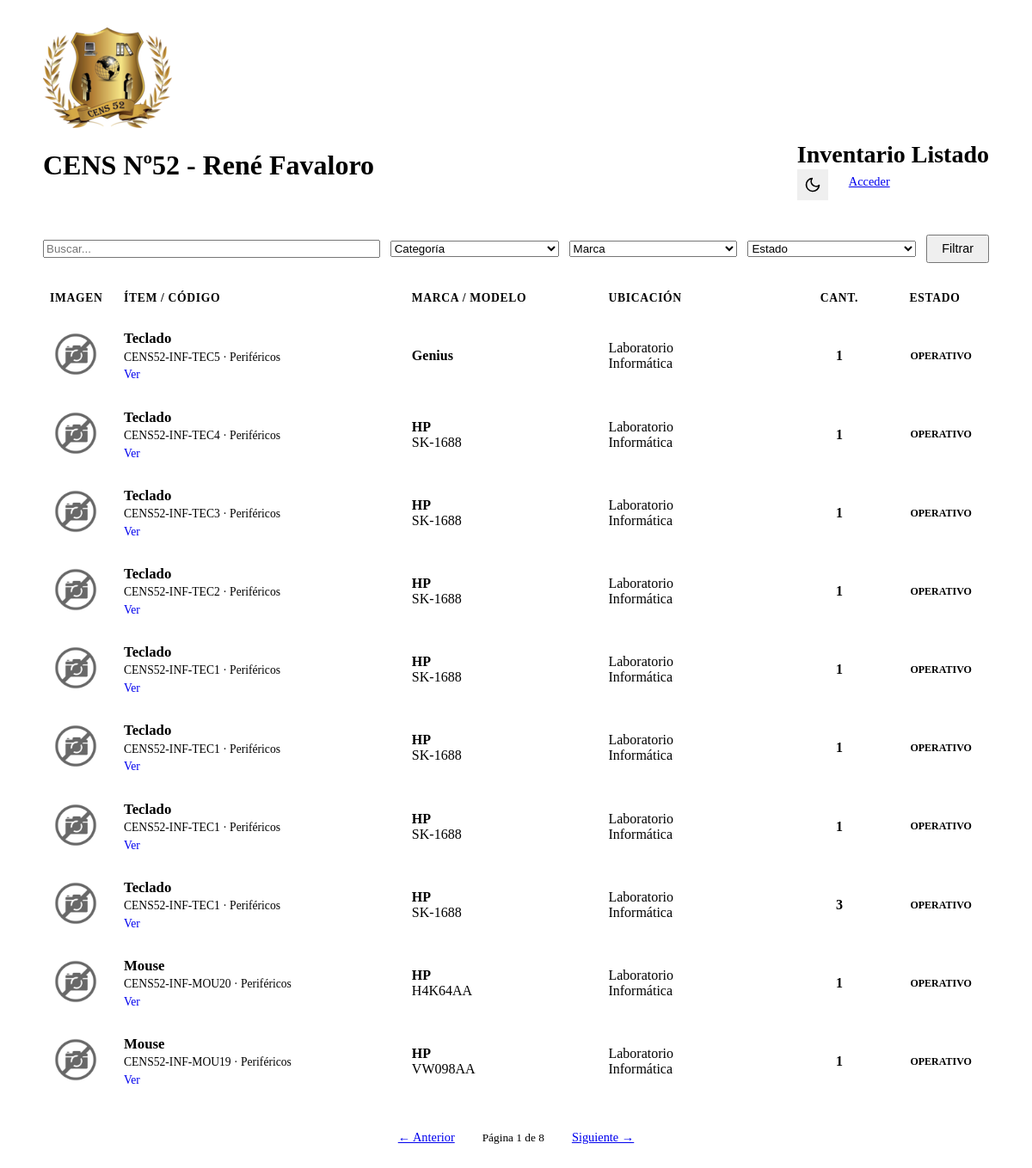
The page / on the database its author committed.
### tables this page shows
CREATE TABLE IF NOT EXISTS items (
  id                BIGINT UNSIGNED NOT NULL AUTO_INCREMENT,

   
  nombre            VARCHAR(160) NOT NULL,
  codigo            VARCHAR(64)  NOT NULL,
  marca_id          BIGINT UNSIGNED NULL,     
  modelo            VARCHAR(120) NULL,
  nro_serie         VARCHAR(160) NULL,
  cantidad          INT UNSIGNED NOT NULL DEFAULT 1,
  estado            VARCHAR(64)  NOT NULL DEFAULT 'operativo',  
  area_departamento VARCHAR(160) NULL,        
  fecha_alta        DATE         NULL,
  ubicacion         VARCHAR(160) NULL,
  descripcion       TEXT         NULL,
  categoria_id      BIGINT UNSIGNED NULL,     

   
  created_at        TIMESTAMP    NOT NULL DEFAULT CURRENT_TIMESTAMP,
  updated_at        TIMESTAMP    NOT NULL DEFAULT CURRENT_TIMESTAMP ON UPDATE CURRENT_TIMESTAMP,
  deleted_at        TIMESTAMP    NULL DEFAULT NULL,  

  CONSTRAINT pk_items PRIMARY KEY (id),
  CONSTRAINT fk_items_categoria FOREIGN KEY (categoria_id) REFERENCES categorias(id) ON UPDATE CASCADE ON DELETE SET NULL,
  CONSTRAINT fk_items_marca FOREIGN KEY (marca_id) REFERENCES marcas(id) ON UPDATE CASCADE ON DELETE SET NULL
);

CREATE TABLE IF NOT EXISTS categorias (
  id            BIGINT UNSIGNED NOT NULL AUTO_INCREMENT,
  nombre        VARCHAR(120)    NOT NULL,
  slug          VARCHAR(140)    GENERATED ALWAYS AS (LOWER(REPLACE(REPLACE(REPLACE(nombre, ' ', '-'), '_', '-'), '--','-'))) STORED,
  descripcion   VARCHAR(500)    NULL,
  parent_id     BIGINT UNSIGNED NULL,
  created_at    TIMESTAMP       NOT NULL DEFAULT CURRENT_TIMESTAMP,
  updated_at    TIMESTAMP       NOT NULL DEFAULT CURRENT_TIMESTAMP ON UPDATE CURRENT_TIMESTAMP,
  CONSTRAINT pk_categorias PRIMARY KEY (id),
  CONSTRAINT uq_categorias_nombre UNIQUE (nombre),
  CONSTRAINT fk_categorias_parent FOREIGN KEY (parent_id) REFERENCES categorias(id) ON UPDATE CASCADE ON DELETE SET NULL
);

CREATE TABLE IF NOT EXISTS marcas (
  id            BIGINT UNSIGNED NOT NULL AUTO_INCREMENT,
  nombre        VARCHAR(120)    NOT NULL,
  created_at    TIMESTAMP       NOT NULL DEFAULT CURRENT_TIMESTAMP,
  updated_at    TIMESTAMP       NOT NULL DEFAULT CURRENT_TIMESTAMP ON UPDATE CURRENT_TIMESTAMP,
  CONSTRAINT pk_marcas PRIMARY KEY (id),
  CONSTRAINT uq_marcas_nombre UNIQUE (nombre)
);

### public/index.php (the view, shortened to what this page needs)
<?php
require __DIR__ . '/../app/bootstrap.php';
$page = isset($_GET['page']) ? (int) $_GET['page'] : 1;
$limit = 10;
$offset = ($page - 1) * $limit;
$q = trim($_GET['q'] ?? '');
$estado = $_GET['estado'] ?? '';
$categoria = $_GET['categoria'] ?? '';
$marca = $_GET['marca'] ?? '';
$header_title = 'Listado';
$sql_base = "
FROM items i
LEFT JOIN categorias c ON c.id = i.categoria_id
LEFT JOIN marcas m ON m.id = i.marca_id
WHERE i.deleted_at IS NULL
  AND (:q = '' OR i.codigo LIKE CONCAT('%', :q, '%') OR i.nombre LIKE CONCAT('%', :q, '%') OR m.nombre LIKE CONCAT('%', :q, '%'))
  AND (:estado = '' OR i.estado = :estado)
  AND (:categoria = '' OR c.id = :categoria)
  AND (:marca = '' OR m.id = :marca)
";
$params = [
  ':q' => $q,
  ':estado' => $estado,
  ':categoria' => $categoria,
  ':marca' => $marca
];
$count_stmt = $pdo->prepare("SELECT COUNT(i.id) " . $sql_base);
$count_stmt->execute($params);
$total_items = (int) $count_stmt->fetchColumn();
$total_pages = ceil($total_items / $limit);
$sql = <<<SQL
SELECT
    i.id, i.codigo, i.nombre, i.estado, i.ubicacion, i.cantidad, i.updated_at,
    i.modelo, i.area_departamento,
    c.nombre AS categoria,
    m.nombre AS marca,
    (SELECT im.ruta FROM imagenes im WHERE im.item_id = i.id ORDER BY im.posicion ASC LIMIT 1) AS imagen
$sql_base
ORDER BY i.updated_at DESC, i.id DESC
LIMIT $limit OFFSET $offset
SQL;
$stmt = $pdo->prepare($sql);
$stmt->execute($params);
$items = $stmt->fetchAll();
function url_con_params(array $nuevosParams): string
{
  return '?' . http_build_query(array_merge($_GET, $nuevosParams));
}
function render_badge($estado)
{
  $label = ucfirst(str_replace('_', ' ', $estado));
  return "<span class='badge {$estado}'>{$label}</span>";
}
?>
<!doctype html>
<html lang="es">
<head>
  <link rel="stylesheet" href="https://cdn.jsdelivr.net/npm/@picocss/pico@2/css/pico.min.css">
  <link rel="stylesheet" href="/assets/ui.css">
</head>
<body>
  <main class="app-container">
    <?php require __DIR__ . '/../app/header.php'; ?>
    <form method="get" class="filters">
      <input class="search-input" type="search" name="q" placeholder="Buscar..." value="<?= htmlspecialchars($q) ?>">
      <select name="categoria">
        <option value="">Categoría</option>
      </select>
      <select name="marca">
        <option value="">Marca</option>
      </select>
      <select name="estado">
        <option value="">Estado</option>
      </select>
      <div class="actions">
        <button type="submit" class="contrast">Filtrar</button>
      </div>
    </form>
    <div class="list-header">
      <div>Imagen</div>
      <div>Ítem / Código</div>
      <div class="hide-sm">Marca / Modelo</div>
      <div class="hide-sm">Ubicación</div>
      <div class="nowrap" style="text-align:center">Cant.</div>
      <div class="nowrap" style="text-align:center">Estado</div>
    </div>
    <?php foreach ($items as $it): ?>
      <article class="list-row">
        <div>
          <?php if ($it['imagen']): ?>
            <img class="thumb" src="/uploads/<?= htmlspecialchars($it['imagen']) ?>" alt="thumb">
          <?php else: ?>
            <img class="thumb" src="/assets/no_image.png" alt="Sin img">
          <?php endif; ?>
        </div>
        <div class="item-main">
          <strong><?= htmlspecialchars($it['nombre']) ?></strong>
          <div class="meta">
            <?= htmlspecialchars($it['codigo']) ?>
            <span class="hide-sm"> · <?= htmlspecialchars($it['categoria'] ?? '') ?></span>
          </div>
          <nav class="item-actions">
            <a href="ver.php?id=<?= (int) $it['id'] ?>">Ver</a>
          </nav>
        </div>
        <div class="hide-sm">
          <strong><?= htmlspecialchars($it['marca'] ?? '—') ?></strong><br>
          <span class="muted"><?= htmlspecialchars($it['modelo'] ?? '') ?></span>
        </div>
        <div class="hide-sm">
          <?= htmlspecialchars($it['ubicacion'] ?? '—') ?><br>
          <span class="muted"><?= htmlspecialchars($it['area_departamento'] ?? '') ?></span>
        </div>
        <div class="nowrap" style="text-align:center; font-weight:bold;">
          <?= (int) $it['cantidad'] ?>
        </div>
        <div>
          <?= render_badge($it['estado']) ?>
        </div>
      </article>
    <?php endforeach; ?>
    <?php if ($total_pages > 1): ?>
      <div class="pagination">
        <a role="button" class="secondary outline <?= ($page <= 1) ? 'disabled' : '' ?>"
          href="<?= ($page > 1) ? url_con_params(['page' => $page - 1]) : '#' ?>">
          ← Anterior
        </a>
        <small>Página <?= $page ?> de <?= $total_pages ?></small>
        <a role="button" class="secondary outline <?= ($page >= $total_pages) ? 'disabled' : '' ?>"
          href="<?= ($page < $total_pages) ? url_con_params(['page' => $page + 1]) : '#' ?>">
          Siguiente →
        </a>
      </div>
    <?php endif; ?>
  </main>
</body>
</html>

### app/header.php (shortened to what this page needs)
<header class="page-header">
  <div class="main-header">
    <div class="logo">
      <a href="index.php">
        <img src="/assets/logo.png" alt="Logo Inventario">
      </a>
    </div>
    <h1>CENS Nº52 - René Favaloro</h1>
  </div>
  <div class="subheader">
    <h2>Inventario <span class="muted"><?php echo $header_title ?? 'Listado'; ?></span></h2>
    <div class="header-actions">
      <button id="theme-toggle" class="secondary outline" title="Cambiar tema" style="border:none; padding:0.5rem;">
        <svg id="icon-moon" xmlns="http://www.w3.org/2000/svg" width="20" height="20" viewBox="0 0 24 24" fill="none"
          stroke="currentColor" stroke-width="2" stroke-linecap="round" stroke-linejoin="round" style="display:none;">
          <path d="M21 12.79A9 9 0 1 1 11.21 3 7 7 0 0 0 21 12.79z"></path>
        </svg>
      </button>
      <?php
      $is_logged = !empty($_SESSION['auth_ok']);
      ?>
      <?php if ($is_logged): ?>
        <a role="button" class="secondary outline" href="logout.php">Salir</a>
        <?php if (($show_new_button ?? true) === true): ?>
          <a role="button" class="contrast" href="nuevo.php">+ Nuevo ítem</a>
        <?php endif; ?>
      <?php else: ?>
        <a role="button" class="contrast" href="login.php">Acceder</a>
      <?php endif; ?>
    </div>
  </div>
</header>

### public/assets/ui.css (style rules this page uses)
.app-container { max-width: 1100px; margin-inline: auto; padding-inline: clamp(0.5rem, 2vw, 1rem); padding-block: clamp(0.75rem, 2vw, 2rem); overflow-x: hidden; }
.page-header { display: flex; align-items: flex-end; justify-content: space-between; gap: 1rem; margin-bottom: 1.5rem; flex-wrap: wrap; border-bottom: 1px solid var(--pico-muted-border-color); padding-bottom: 1rem; }
.page-header h2 { margin: 0; font-size: 1.75rem; line-height: 1.2; }
.page-header .header-actions { display: flex; gap: 0.5rem; }
button, a[role="button"] { padding: 0.4rem 1rem; font-size: 0.9rem; }
.filters { display: grid; gap: 0.75rem; align-items: center; margin-bottom: 1.5rem; grid-template-columns: 1fr 1fr; }
.filters .search-input { grid-column: span 2; }
.filters .actions { grid-column: span 2; display: flex; gap: 0.5rem; }
.filters .actions button, .filters .actions a { flex: 1; }
@media (min-width: 900px) { .filters { grid-template-columns: 2fr 1fr 1fr 1fr auto; } }
@media (min-width: 900px) { .filters .search-input { grid-column: auto; } }
@media (min-width: 900px) { .filters .actions { grid-column: auto; width: auto; } }
@media (min-width: 900px) { .filters .actions button, .filters .actions a { flex: initial; width: auto; } }
.filters input, .filters select { margin-bottom: 0; }
.list-header, .list-row { display: grid; grid-template-columns: 70px 1.5fr 1fr 1fr 80px 110px; gap: 1rem; align-items: center; padding: 0.6rem 0.5rem; }
.list-header { font-weight: 700; font-size: 0.85rem; text-transform: uppercase; letter-spacing: 0.05em; color: var(--pico-muted-color); border-bottom: 2px solid var(--pico-muted-border-color); margin-bottom: 0.5rem; }
.list-row { background: var(--pico-card-background-color); border: 1px solid var(--pico-muted-border-color); border-radius: 6px; margin-bottom: 0.5rem; transition: transform 0.1s ease-in-out; }
.thumb { width: 56px; height: 56px; object-fit: contain; background: var(--pico-background-color); border-radius: 6px; border: 1px solid var(--pico-muted-border-color); padding: 2px; }
.item-main strong { display: block; font-size: 1.05rem; margin-bottom: 0.2rem; }
.meta { font-size: 0.85rem; color: var(--pico-muted-color); }
.item-actions { display: flex; gap: 0.75rem; margin-top: 0.3rem; font-size: 0.85rem; }
.item-actions a { text-decoration: none; }
.badge { display: inline-block; padding: 0.2em 0.6em; font-size: 0.75rem; font-weight: 700; border-radius: 4px; text-transform: uppercase; text-align: center; width: 100%; }
.badge.operativo { background-color: var(--pico-ins-color); color: var(--pico-background-color); }
.pagination { display: flex; justify-content: center; align-items: center; gap: 1rem; margin-top: 2rem; }

### rows shown on the page
items: nombre "Teclado", codigo "CENS52-INF-TEC5", categoria.nombre "Periféricos", marca.nombre "Genius", ubicacion "Laboratorio", area_departamento "Informática", cantidad "1", estado "OPERATIVO"
items: nombre "Teclado", codigo "CENS52-INF-TEC4", categoria.nombre "Periféricos", marca.nombre "HP", modelo "SK-1688", ubicacion "Laboratorio", area_departamento "Informática", cantidad "1", estado "OPERATIVO"
items: nombre "Teclado", codigo "CENS52-INF-TEC3", categoria.nombre "Periféricos", marca.nombre "HP", modelo "SK-1688", ubicacion "Laboratorio", area_departamento "Informática", cantidad "1", estado "OPERATIVO"
items: nombre "Teclado", codigo "CENS52-INF-TEC2", categoria.nombre "Periféricos", marca.nombre "HP", modelo "SK-1688", ubicacion "Laboratorio", area_departamento "Informática", cantidad "1", estado "OPERATIVO"
items: nombre "Teclado", codigo "CENS52-INF-TEC1", categoria.nombre "Periféricos", marca.nombre "HP", modelo "SK-1688", ubicacion "Laboratorio", area_departamento "Informática", cantidad "1", estado "OPERATIVO"
items: nombre "Teclado", codigo "CENS52-INF-TEC1", categoria.nombre "Periféricos", marca.nombre "HP", modelo "SK-1688", ubicacion "Laboratorio", area_departamento "Informática", cantidad "1", estado "OPERATIVO"
items: nombre "Teclado", codigo "CENS52-INF-TEC1", categoria.nombre "Periféricos", marca.nombre "HP", modelo "SK-1688", ubicacion "Laboratorio", area_departamento "Informática", cantidad "1", estado "OPERATIVO"
items: nombre "Teclado", codigo "CENS52-INF-TEC1", categoria.nombre "Periféricos", marca.nombre "HP", modelo "SK-1688", ubicacion "Laboratorio", area_departamento "Informática", cantidad "3", estado "OPERATIVO"
items: nombre "Mouse", codigo "CENS52-INF-MOU20", categoria.nombre "Periféricos", marca.nombre "HP", modelo "H4K64AA", ubicacion "Laboratorio", area_departamento "Informática", cantidad "1", estado "OPERATIVO"
items: nombre "Mouse", codigo "CENS52-INF-MOU19", categoria.nombre "Periféricos", marca.nombre "HP", modelo "VW098AA", ubicacion "Laboratorio", area_departamento "Informática", cantidad "1", estado "OPERATIVO"

### other values the page prints
$header_title "Listado"
$page "1"
$total_pages "8"
